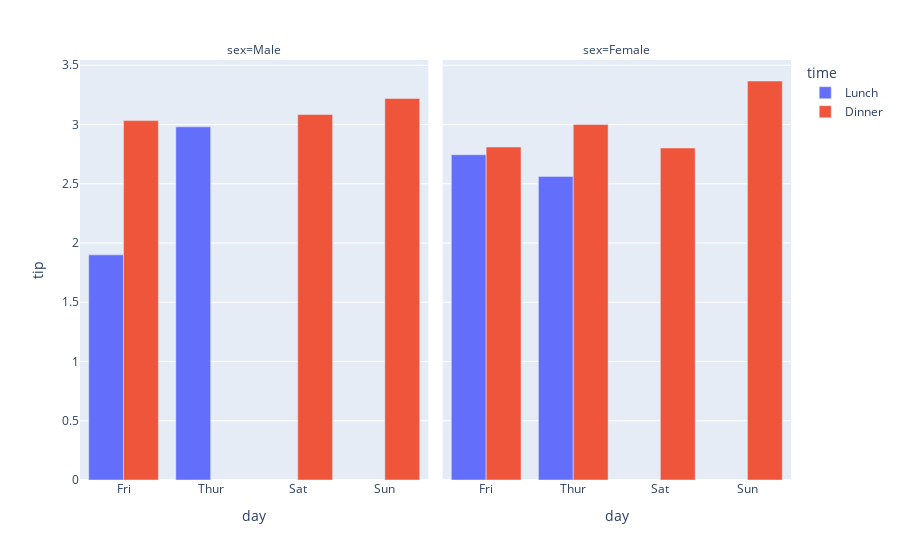

Notebook code cell kept with this figure:
### Markdown cell above
#### Plot

### Code cell
px.bar(data_frame=dff, x='day', y='tip', color='time', barmode='group', facet_col='sex')

### Figure 1 — Plotly figure (JSON) as saved in the notebook; plotly's stock layout.template omitted (floating-point values rounded to 4 significant figures)
{"data": [{"alignmentgroup": "True", "hovertemplate": "time=Lunch<br>sex=Male<br>day=%{x}<br>tip=%{y}<extra></extra>", "legendgroup": "Lunch", "marker": {"color": "#636efa", "pattern": {"shape": ""}}, "name": "Lunch", "offsetgroup": "Lunch", "orientation": "v", "showlegend": true, "textposition": "auto", "type": "bar", "x": ["Fri", "Thur", "Sat", "Sun"], "xaxis": "x", "y": [1.9, 2.98, null, null], "yaxis": "y"}, {"alignmentgroup": "True", "hovertemplate": "time=Lunch<br>sex=Female<br>day=%{x}<br>tip=%{y}<extra></extra>", "legendgroup": "Lunch", "marker": {"color": "#636efa", "pattern": {"shape": ""}}, "name": "Lunch", "offsetgroup": "Lunch", "orientation": "v", "showlegend": false, "textposition": "auto", "type": "bar", "x": ["Thur", "Fri", "Sat", "Sun"], "xaxis": "x2", "y": [2.562, 2.745, null, null], "yaxis": "y2"}, {"alignmentgroup": "True", "hovertemplate": "time=Dinner<br>sex=Male<br>day=%{x}<br>tip=%{y}<extra></extra>", "legendgroup": "Dinner", "marker": {"color": "#EF553B", "pattern": {"shape": ""}}, "name": "Dinner", "offsetgroup": "Dinner", "orientation": "v", "showlegend": true, "textposition": "auto", "type": "bar", "x": ["Fri", "Sat", "Sun", "Thur"], "xaxis": "x", "y": [3.033, 3.084, 3.22, null], "yaxis": "y"}, {"alignmentgroup": "True", "hovertemplate": "time=Dinner<br>sex=Female<br>day=%{x}<br>tip=%{y}<extra></extra>", "legendgroup": "Dinner", "marker": {"color": "#EF553B", "pattern": {"shape": ""}}, "name": "Dinner", "offsetgroup": "Dinner", "orientation": "v", "showlegend": false, "textposition": "auto", "type": "bar", "x": ["Sat", "Fri", "Thur", "Sun"], "xaxis": "x2", "y": [2.802, 2.81, 3, 3.367], "yaxis": "y2"}], "layout": {"annotations": [{"font": {}, "showarrow": false, "text": "sex=Male", "x": 0.245, "xanchor": "center", "xref": "paper", "y": 1, "yanchor": "bottom", "yref": "paper"}, {"font": {}, "showarrow": false, "text": "sex=Female", "x": 0.755, "xanchor": "center", "xref": "paper", "y": 1, "yanchor": "bottom", "yref": "paper"}], "autosize": true, "barmode": "group", "legend": {"title": {"text": "time"}, "tracegroupgap": 0}, "margin": {"t": 60}, "xaxis": {"anchor": "y", "autorange": true, "domain": [0, 0.49], "range": [-0.5, 3.5], "title": {"text": "day"}, "type": "category"}, "xaxis2": {"anchor": "y2", "autorange": true, "domain": [0.51, 1], "matches": "x", "range": [-0.5, 3.5], "title": {"text": "day"}, "type": "category"}, "yaxis": {"anchor": "x", "autorange": true, "domain": [0, 1], "range": [0, 3.544], "title": {"text": "tip"}, "type": "linear"}, "yaxis2": {"anchor": "x2", "autorange": true, "domain": [0, 1], "matches": "y", "range": [0, 3.544], "showticklabels": false, "type": "linear"}}}
